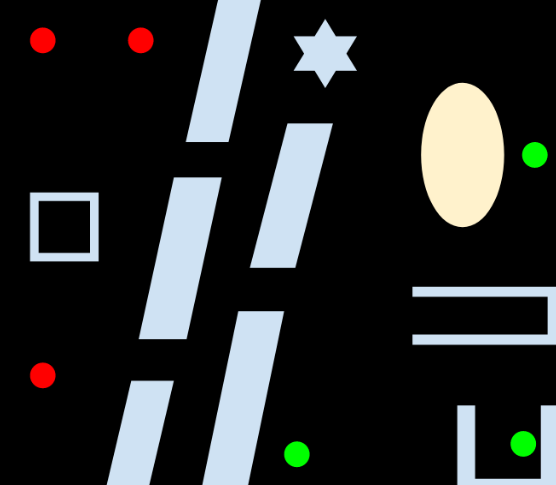
#> input picture task3/map2.png, 556 x 485 px
$ python rrt_star_for_map2.py
#> lines starting #> are read from the running program, lines starting #| are printed output that depends on the picture; after the words box and inside, x2 and y2 are one past the last pixel; in counts of white or black regions, pixels touching at a corner belong together
#> further down, image is the input picture: shape (485, 556, 3); mean B, G, R 46.1, 46.2, 43.6
import cv2 as cv
import numpy as np
import random
import sys
import math

STEP_LENGTH = 30

class Node():
    # [5 lines left out: function __init__, not called in this run]


class Map():
    def __init__(self, map_array, start_node):
        self.map = map_array
        self.nodes = [start_node]
        self.maph, self.mapw, self.channels = self.map.shape

    # [91 lines left out: functions check_obstacles, create_new_node, merge_maps, print_merged_map, not called in this run]

def obstacle_optimise(img, robot_radius):
#> called with robot_radius = 10
    image = img.copy()
    maph, mapw, channels = image.shape
#> maph = 485; mapw = 556; channels = 3
    y,x = 0,0
    while y<maph:
        while x<mapw:
            if (image[y][x]>[200,200,200]).all():
                for xo in range(max(x-robot_radius,0), min(x+robot_radius,mapw)):
                    for yo in range(max(y-robot_radius,0), min(y+robot_radius,maph)):
                        image[yo][xo] = [199,199,199]
                x = x+robot_radius
            x+=1
        y+=1
        x = 0
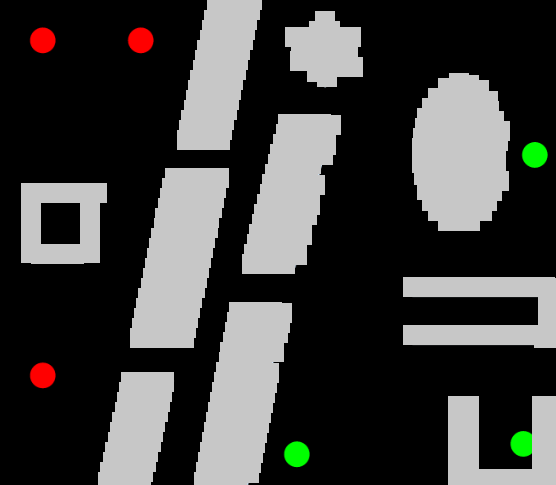
#> image: shape (485, 556, 3); mean B, G, R 60.8, 62.2, 62.2
#> after the loop, y = 485
    return image

def get_nodes(image, colour):
    s = np.array(colour - 20)
#> s = [-20, -20, 235]
    e = np.array(colour + 20)
#> e = [20, 20, 275]
    binary = cv.inRange(image, s, e)
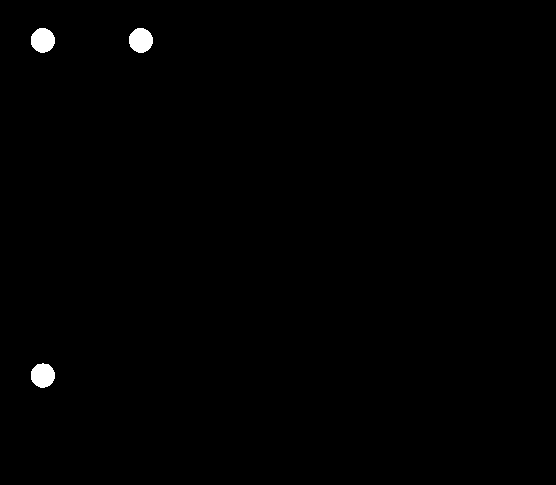
#> binary: shape (485, 556); 0.52% white; 3 white regions, box (x1, y1, x2, y2) and area: (31, 28, 55, 53) 469, (129, 28, 153, 53) 469, (31, 363, 55, 388) 465

    circles = cv.HoughCircles(binary, cv.HOUGH_GRADIENT, 1.5,10,param1=100,param2=1,minRadius=0,maxRadius=0)
#> circles = 610 rows, first 8: [41.25, 39.75, 12.75], [141.8, 39.75, 13.2], [42.75, 375.8, 11.25], [225.8, 207.8, 260.1], [132.8, 221.2, 190.5], [285.8, 186.8, 296], [227.2, 189.8, 249.6], [210.8, 207.8, 249.3]
    return circles

image = cv.imread("map2.png", 1)
image_optimised = obstacle_optimise(image, 10)
start = get_nodes(image.copy(), np.array([0,0,255]))
#> start has the same summary as circles in get_nodes
end = get_nodes(image.copy(), np.array([0,255,0]))
#> in get_nodes (call 2), `s = np.array(colour - 20)`: s = [-20, 235, -20]
#> in get_nodes (call 2), `e = np.array(colour + 20)`: e = [20, 275, 20]
#> in get_nodes (call 2), `binary = cv.inRange(image, s, e)`:
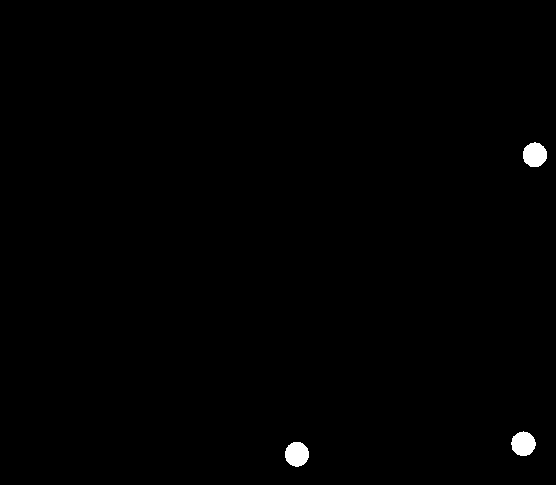
#> binary: shape (485, 556); 0.52% white; 3 white regions, box (x1, y1, x2, y2) and area: (285, 442, 309, 467) 470, (523, 142, 547, 167) 469, (511, 431, 536, 456) 468
#> in get_nodes (call 2), `circles = cv.HoughCircles(binary, cv.HOUGH_GRADIENT, 1.5,10,param1=100..`: circles = 746 rows, first 8: [534.8, 153.8, 12.75], [294.8, 453.8, 13.2], [522.8, 441.8, 13.5], [381.8, 284.2, 201], [398.2, 290.2, 204.3], [392.2, 300.8, 192.5], [408.8, 284.2, 192.3], [261.8, 312.8, 303.3]
#> end has the same summary as circles in get_nodes
mapR1 = Map(image_optimised, start[0][:2])
#> in __init__, `self.nodes = [start_node]`: self.nodes = [[[41.25, 39.75, 12.75], [141.8, 39.75, 13.2]]]
#> (the run stopped early here; a loop or call above may not have finished)
